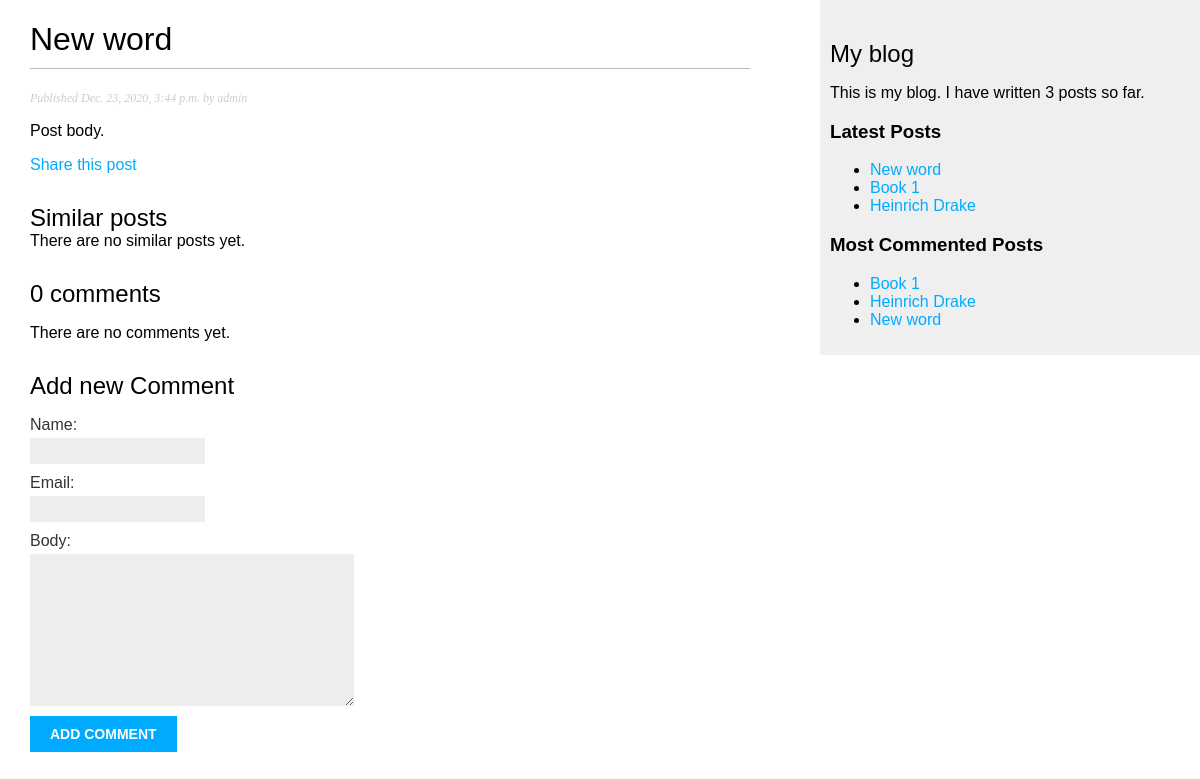
/blog/2020/12/23/another-post/, run on an earlier commit of the app's database.
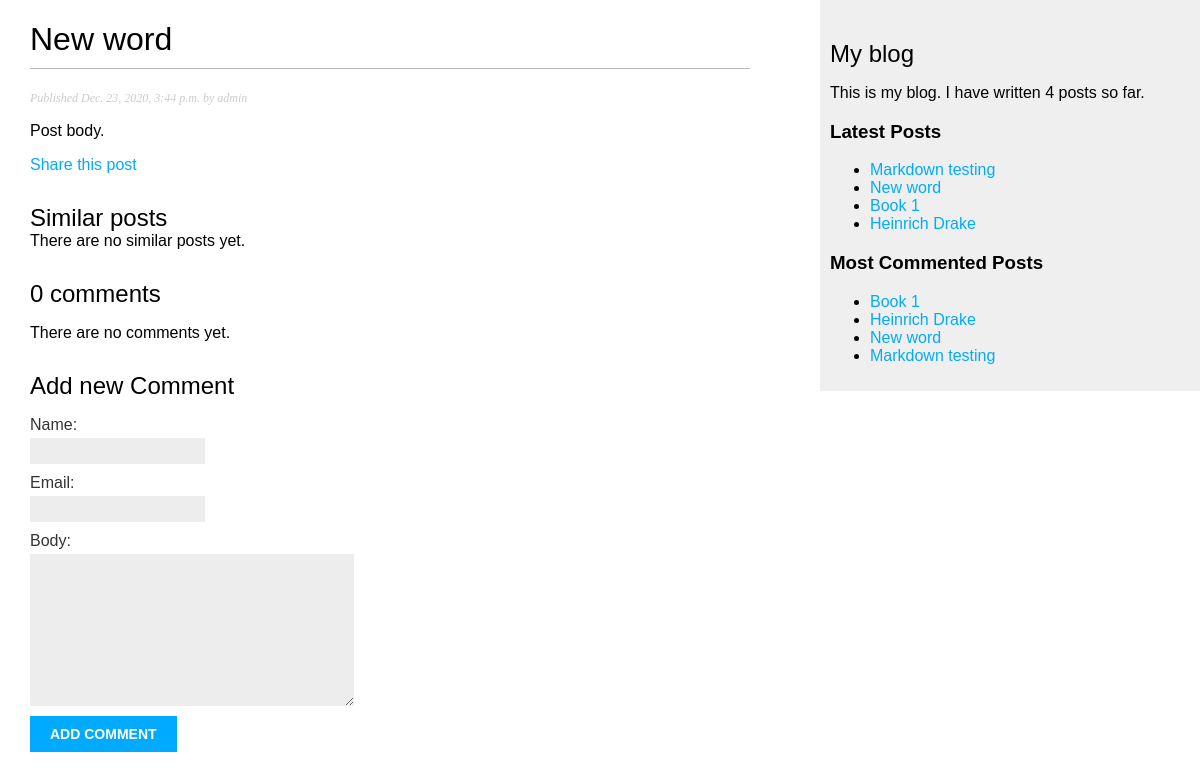
And on a later commit of the database.
### blog/models.py (models this page shows, shortened)
class Post(models.Model):
    STATUS_CHOICES = (
        ('draft', 'Draft'),
        ('published', 'Published'),
    )
    title = models.CharField(max_length=250)
    slug = models.SlugField(max_length=250,
                            unique_for_date='publish')
    author = models.ForeignKey(User,
                              on_delete=models.CASCADE,
                              related_name='blog_posts')
    body = models.TextField()
    publish = models.DateTimeField(default=timezone.now)
    created = models.DateTimeField(auto_now_add=True)
    updated = models.DateTimeField(auto_now=True)
    status = models.CharField(max_length=10,
                              choices=STATUS_CHOICES,
                              default='draft')
    objects = models.Manager() # The default manager.
    published = PublishedManager() # Our custom manager.
    tags = TaggableManager()
    class Meta:
        ordering = ('-publish',)
    def get_absolute_url(self):
        return reverse('blog:post_detail',
                       args=[self.publish.year,
                             self.publish.month,
                             self.publish.day, self.slug])

### blog/views.py (the view)
# urls.py: path('<int:year>/<int:month>/<int:day>/<slug:post>/', views.post_detail, name='post_detail'),
def post_detail(request, year, month, day, post):
    post = get_object_or_404(Post, slug=post,
                                    status = 'published',publish__year= year, publish__month=month, publish__day=day)
    comments =post.comments.filter(active=True)
    new_comment = None
    if request.method == 'POST':
        comment_form = CommentForm(data =request.POST)
        if comment_form.is_valid():
            new_comment = comment_form.save(commit=False)
            new_comment.post = post
            new_comment.save()
    else:
        comment_form = CommentForm()
    return render(request, 'blog/post/detail.html', {'post': post,  'comments': comments, 'new_comment': new_comment, 'comment_form':comment_form})

### blog/forms.py
class CommentForm(forms.ModelForm):
    class Meta:
        model = Comment
        fields = ('name', 'email', 'body')

### blog/models.py (called while the page is built)
    def get_queryset(self):
        return super().get_queryset().filter(status='published')

### blog/templatetags/blog_tags.py (called while the page is built)
@register.simple_tag
def total_posts():
    return Post.published.count()

@register.inclusion_tag('blog/post/latest_posts.html')
def show_latest_posts(count=5):
    latest_posts = Post.published.order_by('-publish')[:count]
    return  {'latest_posts':latest_posts}

@register.simple_tag
def get_most_commented_posts(count=5):
    return Post.published.annotate(
        total_comments = Count('comments')
    ).order_by('-total_comments')[:count]

@register.filter(name='markdown')
def markdown_format(text):
    return mark_safe(markdown.markdown(text))

### blog/templates/blog/post/detail.html (shortened to what this page needs)
{% extends "blog/base.html" %}
{% load blog_tags %}
{% block content %}
  <h1>{{ post.title }}</h1>
  <p class="date">
    Published {{ post.publish }} by {{ post.author }}
  </p>
  {{ post.body|markdown }}
  <p>
    <a href="{% url "blog:post_share" post.id %}">
      Share this post
    </a>
  </p>
  <h2>Similar posts</h2>
  {% for post in similar_posts %}
    <p>
      <a href="{{ post.get_absolute_url }}">{{ post.title }}</a>
    </p>
  {% empty %}
    There are no similar posts yet.
  {% endfor %}
  {% with comments.count as total_comments %}
  <h2>
{{ total_comments }} comment{{ total_comments|pluralize}}
  </h2>
  {% endwith %}
{% for comment in comments %}
<div class="comment">
  <p class="info">
  Comment {{ forloop.counter }} by {{ comment.name }} on
  {{ comment.created }}
</p>
{{ comment.body|linebreaks }}
</div>
{% empty %}
<p>There are no comments yet.</p>
{% endfor %}
{% if new_comment %}
<h2>You comment has been added.</h2>
{% else %}
<h2> Add new Comment</h2>
<form method="POST">
  {{ comment_form.as_p }}
  <p><input type="submit" value="Add comment"></p>
</form>
{% endif %}
{% endblock %}

### blog/templates/blog/base.html (shortened to what this page needs)
{% load blog_tags %}
{% load static %}
<!DOCTYPE html>
<html>
<head>
  <link href="{% static "css/blog.css" %}" rel="stylesheet">
</head>
<body>
  <div id="content">
    {% block content %}
    {% endblock %}
  </div>
  <div id="sidebar">
    <h2>My blog</h2>
    <p>This is my blog. I have written {% total_posts %} posts so far.</p>
    <h3>Latest Posts</h3>
    {% show_latest_posts 5 %}
    <h3>Most Commented Posts</h3>
    {% get_most_commented_posts as most_commented_posts %}
    <ul>
      {% for post in most_commented_posts %}
      <li>
        <a href="{{ post.get_absolute_url }}">{{ post.title }}</a>
      </li>
      {% endfor %}
    </ul>
  </div>
</body>
</html>

### blog/templates/blog/post/latest_posts.html
<ul>
    {% for post in latest_posts %}
    <li>
    <a href="{{ post.get_absolute_url }}">{{ post.title }}</a>
    </li>
    {% endfor %}
    </ul>

What changed in the data, as far as the page shows it:
added Post: title "Markdown testing"
Also different on the page:
text no longer shown: "3"
text now shown: "4"
